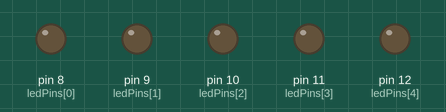
Bench run of a sketch on a simulated Arduino Uno, built with avr-gcc and run on an emulated ATmega328P. On the bench: output pins drawn as LEDs (lit = HIGH).

Above: at 0.1 s.
At 3.6 s:
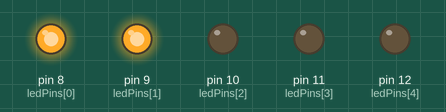
At 5.9 s:
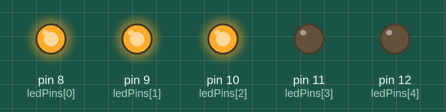
At 9.8 s:
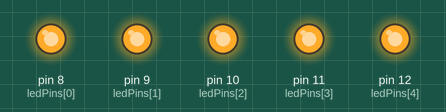
At 27.0 s:
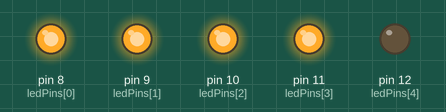
At 38.4 s:
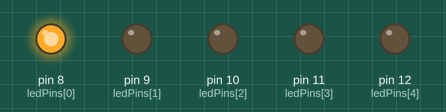
Timing chart, 0 to 40.0 s (numbered marks = the images above):
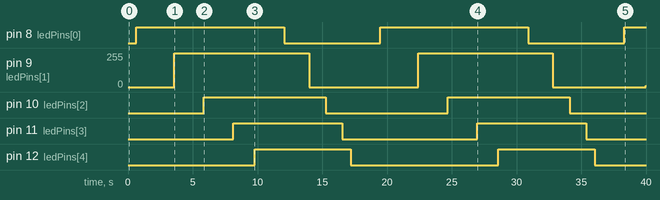

The sketch:

bomba_sketch.ino
```cpp
int ledPins[] = {8, 9, 10, 11, 12};
int numLeds = 5;

void setup() {
  for (int i = 0; i < numLeds; i++) {
    pinMode(ledPins[i], OUTPUT);
  }
}

void loop() {
  for (int i = 0; i < numLeds; i++) {
    for (int brightness = 0; brightness <= 255; brightness++) {
      analogWrite(ledPins[i], brightness);
      delay(5);
    }
  delay(1000);
  }

  for (int i = 0; i < numLeds; i++) {
    for (int brightness = 255; brightness >= 0; brightness--) {
      analogWrite(ledPins[i], brightness);
      delay(5);
    }
  }
  delay(1000);
}
```

Measured:
- by itself, pin 8 (ledPins[0]): alternates HIGH for 11.4 s and LOW for 7.4 s
- by itself, pin 10 (ledPins[2]): alternates HIGH for 9.4 s and LOW for 9.4 s
- by itself, pin 11 (ledPins[3]): alternates HIGH for 8.4 s and LOW for 10.4 s
- by itself, pin 12 (ledPins[4]): alternates HIGH for 7.4 s and LOW for 11.4 s
- by itself, pin 9 (ledPins[1]): 0/255 → 255/255 at 3.6 s, → 0/255 10.4 s later, → 255/255 8.4 s later, → 0/255 10.4 s later, … (5 changes in this stretch)
